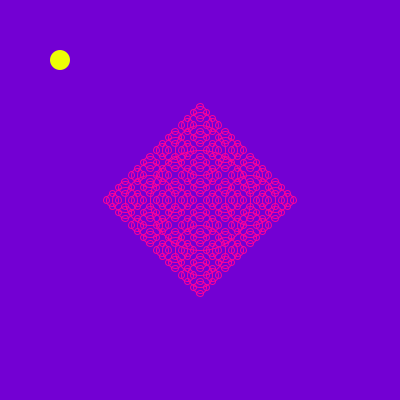
Frame 1 (no input)
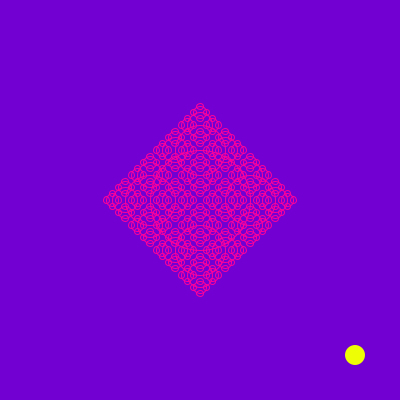
Frame 60 (the mouse pressed at the canvas centre just before this capture)
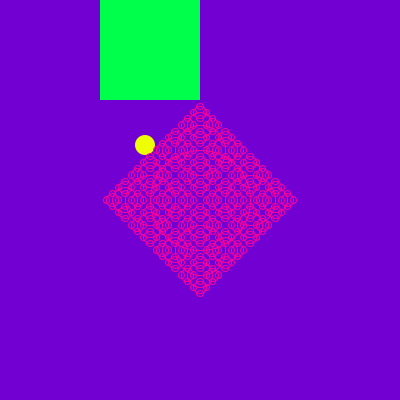
Frame 120 (the mouse held since frame 60 and released just before this capture)

The Processing sketch that drew these frames (run headless with seeded random() and noise(); from frame 60 on, the mouse is pressed at the canvas centre):

// Processing sketch: processing_42133
// ── processing_42133.pde

  int vertical = 40;
  int horizontal = 40;
  int speed = 20;

void setup() {
  size (400,400);
}
void draw() {
  
  background(115,0,211);
  stroke(0);
  noStroke();
  fill(0,255,74);
  
 if (mouseX < 0 && mouseY < 400) {
    rect (0,0,200,200);
  } else if (mouseX > 100 && mouseY < 100) {
    rect(100,0,100,100);
  }else if (mouseX < 100 && mouseY > 100) {
    rect(0,100,100,100);
  }else if (mouseX > 100 && mouseY > 100) {
    rect(100,0,100,100);
  }
  
  horizontal = horizontal + speed;
  vertical = vertical + speed;
  fill(238,255,5);
  ellipse(horizontal, vertical, 20, 20);
   
   
  //is ball gets to edge of screen, switch direction
   
  if(vertical >= 400){//is ball gets to edge of screen
   
    //ball switches direction
     
    speed=-5;
  }
     if(vertical < 100){//is ball gets to edge of screen
    //ball changes direction
    speed=5;
  }
  
  stroke (255,0,153);
  noFill();
  drawCircle(width/2,height/2,100);
}

void drawCircle (float x, float y, float radius) {
  ellipse (x, y, radius, radius);
  if (radius > 8) {
    drawCircle (x + radius/2, y, radius/2);
    drawCircle (x - radius/2, y, radius/2);
    drawCircle (x, y + radius/2, radius/2);
    drawCircle (x, y - radius/2, radius/2);
  }
 
}
